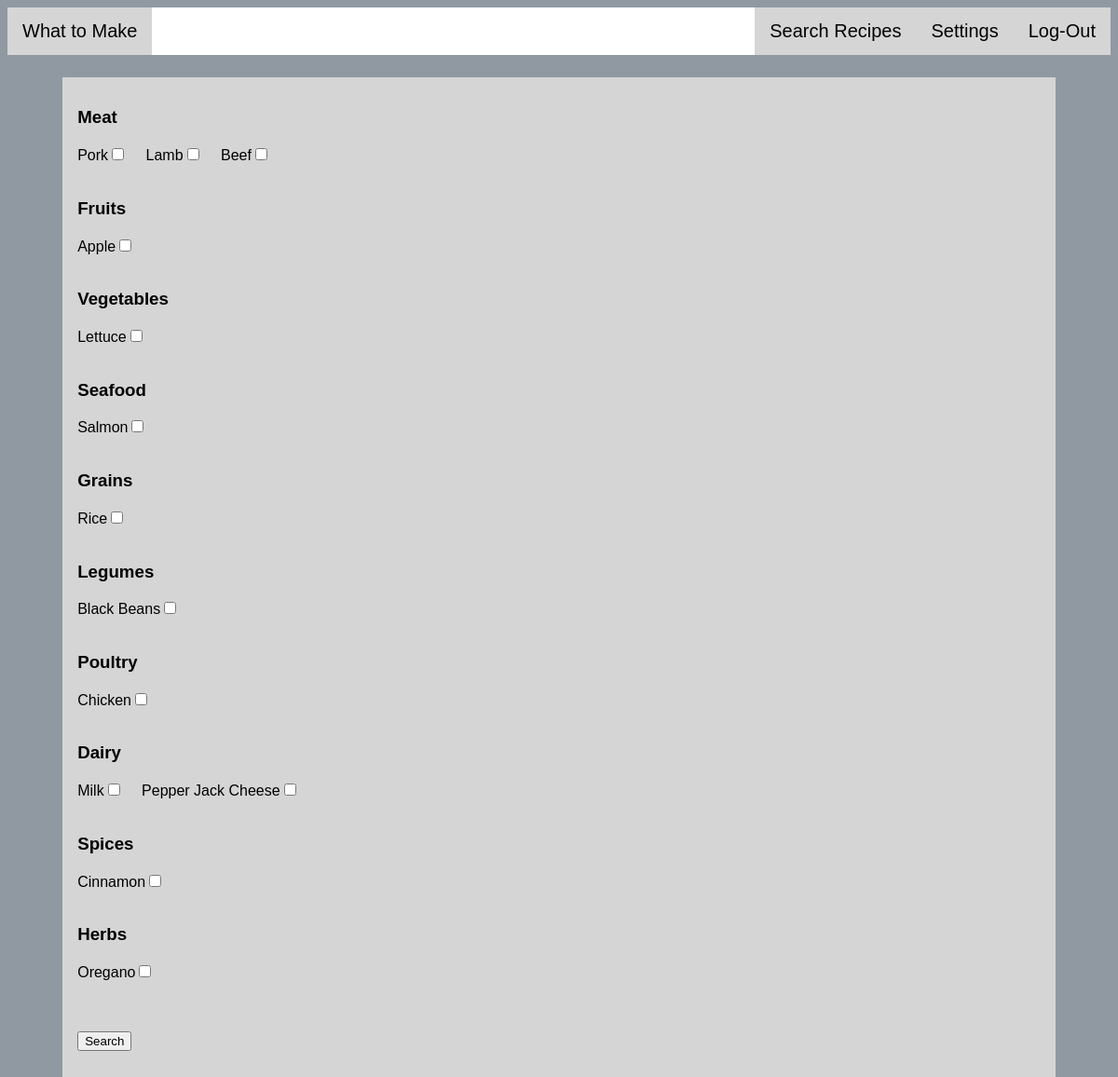
The app's page /search/query/ (signed in), older data.
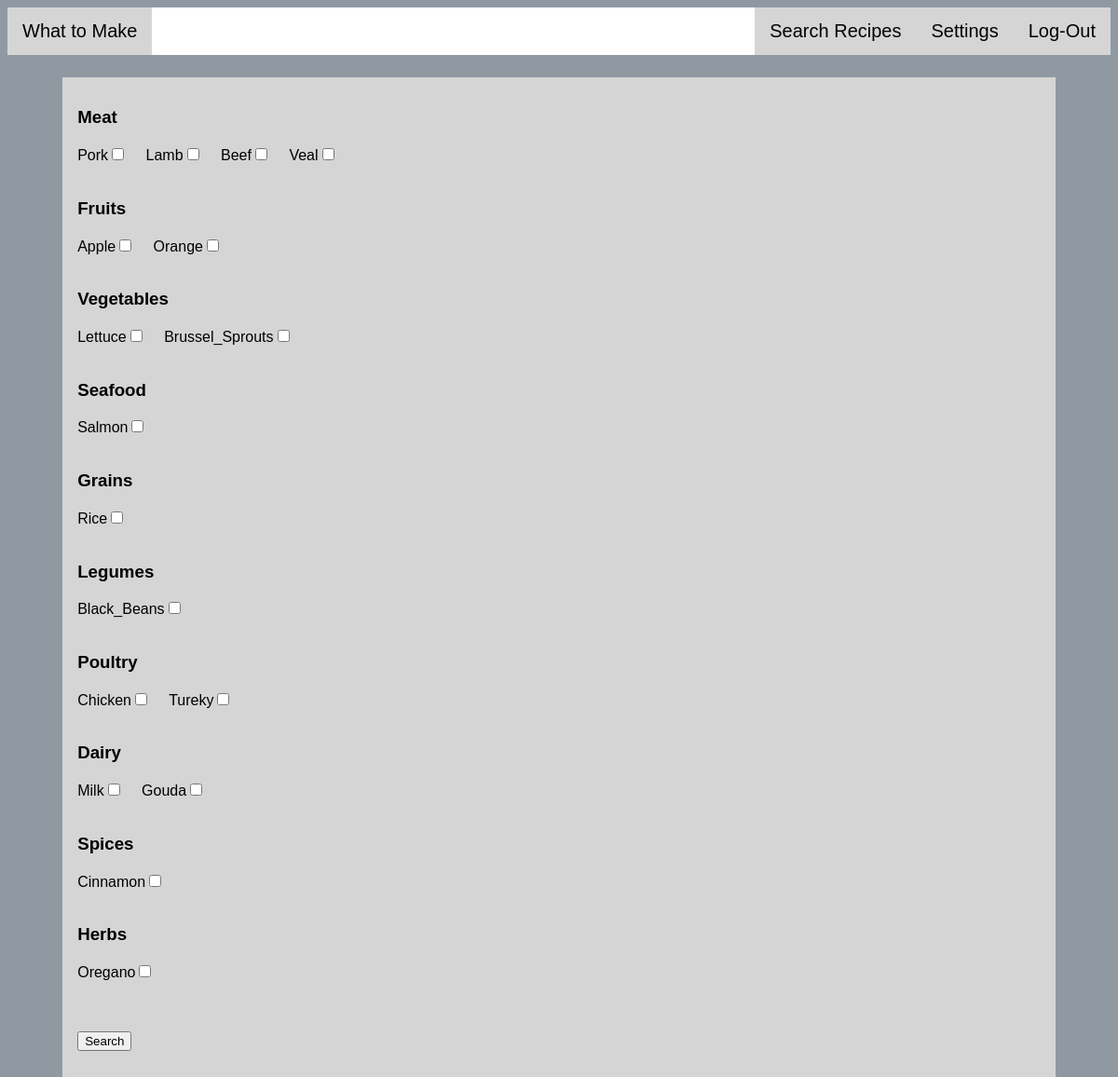
The same page, newer data.
### search/models.py (models this page shows)
class Ing_Type(models.Model):
    name = models.CharField(max_length=10)
    def __str__(self):
        return self.name

class Ingredient(models.Model):
    name = models.CharField(max_length=20)
    ing_type = models.ForeignKey(Ing_Type, on_delete=models.CASCADE)
    cost = models.PositiveSmallIntegerField()
    def __str__(self):
        return self.name

### search/views.py (the view)
def query(request):
    if request.user.is_authenticated():
        user = request.user
        for profile in Profile.objects.all():
            if profile.user == user:
                user_profile = profile
        block_list = user_profile.blocked.all()
        template = loader.get_template('search/search.html')
        type_list = Ing_Type.objects.all()
        ingredient_list = Ingredient.objects.all()
        context ={
            'block_list': block_list,
            'type_list': type_list,
            'ingredient_list': ingredient_list
        }
        return HttpResponse(template.render(context,request))
    else:
        return redirect('index')

### search/templates/search/search.html (shortened to what this page needs)
{% load static %}
<html class='page'>
    <head>
        <link rel="stylesheet" type="text/css" href="{% static 'search/style.css' %}" />
    </head>
    <body>
        <div class='navbar'>
            <a href="{% url 'profile' %}" id='profLink'>What to Make</a>
            <a href="{% url 'logout_view' %}">Log-Out</a>
            <a href="{% url 'edit_profile' %}">Settings</a>
            <a href="{% url 'query' %}">Search Recipes</a>
        </div>
        <div class='content'>
            <form action="/search/result/" method="POST">
                {% for ing_type in type_list %}
                    <h3>{{ ing_type }}</h3>
                    {% for ing in ingredient_list %}
                        {% if ing.ing_type == ing_type and ing not in block_list%}
                            {{ ing }}<input type="checkbox" name="ing_list[]" value={{ ing }}>&emsp;
                        {% endif %}
                    {% endfor %}
                    <br><br>
                {% endfor %}
                <br><br><button type="submit">Search</button><br>
            </form>
        </div>
    </body>
</html>

### search/static/search/style.css (style rules this page uses)
.page { background: #9099a2 url("images/background2.jpg") no-repeat center fixed; background-size: cover; font-family: Arial, Helvetica, sans-serif; }
.navbar { background-color: #FFF; overflow: hidden; font-family: Arial, Helvetica, sans-serif; font-size: 20px; }
#profLink { float: left; display: block-inline; }
.navbar a { float: right; display: block; color: #000; text-align: center; padding: 14px 16px; text-decoration: none; background-color: #d5d5d5; }
.content { background-color: #d5d5d5; margin-top: 2%; margin-bottom: 2%; margin-left: 5%; margin-right: 5%; padding: 14px 16px; }

Row changes from the older to the newer data that the page shows:
removed Ingredient: name "Black Beans", shown under Ing_Type "Legumes"
removed Ingredient: name "Pepper Jack Cheese", shown under Ing_Type "Dairy"
added Ingredient: name "Veal", shown under Ing_Type "Meat"
added Ingredient: name "Orange", shown under Ing_Type "Fruits"
added Ingredient: name "Brussel_Sprouts", shown under Ing_Type "Vegetables"
added Ingredient: name "Black_Beans", shown under Ing_Type "Legumes"
added Ingredient: name "Tureky", shown under Ing_Type "Poultry"
added Ingredient: name "Gouda", shown under Ing_Type "Dairy"
